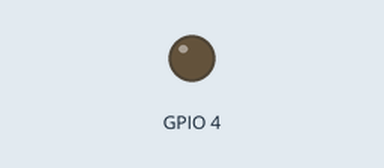
The program below on a simulated Raspberry Pi (BCM pin numbers). On the bench: output pins drawn as LEDs (lit = HIGH). At 0.5 s the program stops and its outputs stay as they are.

Above: at 0.1 s.
Timing chart, 0 to 1.6 s (numbered marks = the images above):
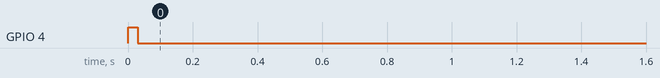

Measured:
- by itself, GPIO 4: LOW → HIGH at 0.00 s, → LOW 0.03 s later

The program:

func1.py
```python
import RPi.GPIO as GPIO
import time


GPIO.setmode(GPIO.BCM)
GPIO.setup(4,GPIO.OUT)
cnt = 0
try:
    GPIO.output(4,GPIO.HIGH)
    time.sleep(0.03)

    GPIO.output(4,GPIO.LOW)
    time.sleep(0.5)

except KeyboardInterrupt:
        GPIO.cleanup()

GPIO.cleanup()
```
